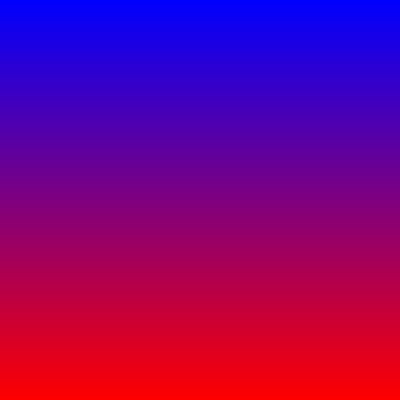
Frame 1 (no input)
Frame 60 (the mouse pressed at the canvas centre just before this capture): identical to frame 1, image omitted
Frame 120 (the mouse held since frame 60 and released just before this capture): identical to frame 1, image omitted

The Processing sketch that drew this single still picture (run headless with seeded random() and noise(); from frame 60 on, the mouse is pressed at the canvas centre):

// Processing sketch: week1_gradient_vertical
// ── week1_gradient_vertical.pde
void setup(){
  size(400,400);
  pixelDensity(1);
}

void draw(){
   
  loadPixels(); // load pixel array 
  
  // loop through every pixel row and column
  for(int y = 0; y < height; y++){
    for(int x = 0; x < width; x++){
      // normalize Y to a value between 0 and 1
      float normalizedY = map(y, 0, height, 0, 1);
      
      // set red channel based on Y position
      int red = int(255 * normalizedY);
      
      // green channel is always 0
      int green = 0;
      
      //blue channel decreases from top to bottom
      int blue = int(255 * (1-normalizedY));
      
      // create the color from the RGB values
      color c = color(red, green, blue);
      
      //set the pixel color in the array
      pixels[x+y * height] = c;
    }
  }
  updatePixels();
}
